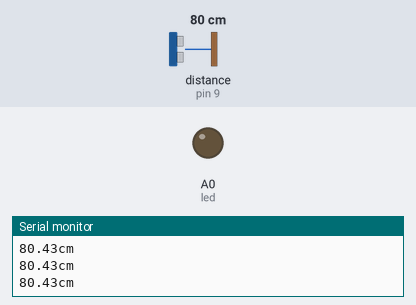
Bench run of a sketch on a simulated Arduino Uno, built with avr-gcc and run on an emulated ATmega328P. Shown: output pins drawn as LEDs (lit = HIGH), the last lines printed to the serial monitor. Wiring (inferred from the names in the program): ultrasonic range finder: trigger pin 8; echo pin 9. The test bench sets the inputs (shaded band); at power-on: distance to the obstacle (sensor on pin 9) 80 cm. The echo pulse lasts 58.3 µs per cm; pins used as bus, display or sensor lines are not drawn.

Above: at 1.2 s.
1.3 s: distance to the obstacle (sensor on pin 9) set to 11 cm
2.8 s: distance to the obstacle (sensor on pin 9) set to 8 cm
At 3.8 s:
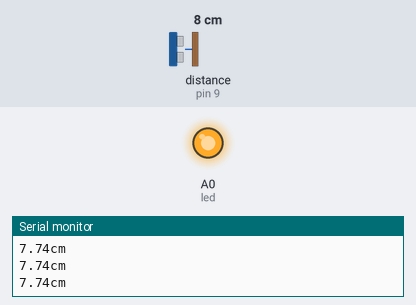
4.3 s: distance to the obstacle (sensor on pin 9) set to 18 cm
At 5.4 s:
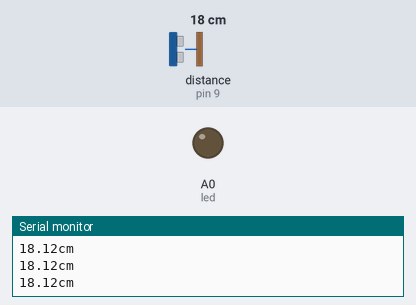
5.9 s: distance to the obstacle (sensor on pin 9) set to 2 cm
At 7.2 s:
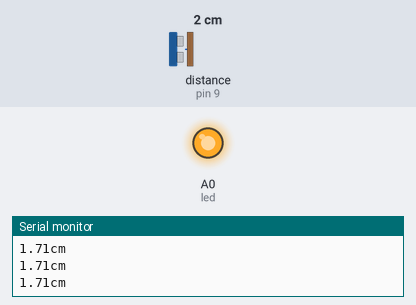
Timing chart, 0 to 8.5 s (numbered marks = the images above; inputs shaded):
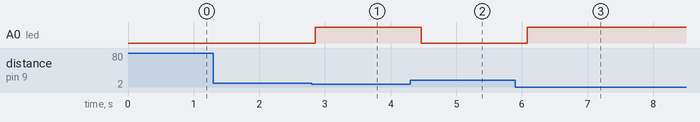

Measured:
- the behaviour switches between 10 and 9 cm on distance to the obstacle (sensor on pin 9) (found by bisection; images 0 and 1)
- after the input at 2.8 s, A0 (led): LOW → HIGH after 0.05 s
- after the input at 4.3 s, A0 (led): HIGH → LOW after 0.16 s
- after the input at 5.9 s, A0 (led): LOW → HIGH after 0.18 s

The sketch:

distancesensor_revised.ino
```cpp
int trig =8;
int echo =9;
int led =A0;

 void setup() {
  Serial.begin(9600);
  pinMode(trig, OUTPUT);
  pinMode(echo, INPUT);
  pinMode(led, OUTPUT);

}

void loop() {
  digitalWrite(trig,LOW);
  digitalWrite(echo,LOW);
  delayMicroseconds(2);
  digitalWrite(trig,HIGH);
  delayMicroseconds(10);
  digitalWrite(trig,LOW);

  unsigned long duration = pulseIn(echo, HIGH);


float distance = duration / 29.0 / 2.0;

Serial.print(distance);
Serial.println("cm");

if (distance < 10){
  digitalWrite(led, HIGH);
  }else{
    digitalWrite(led, LOW);
    }
    delay(200);

}
```
